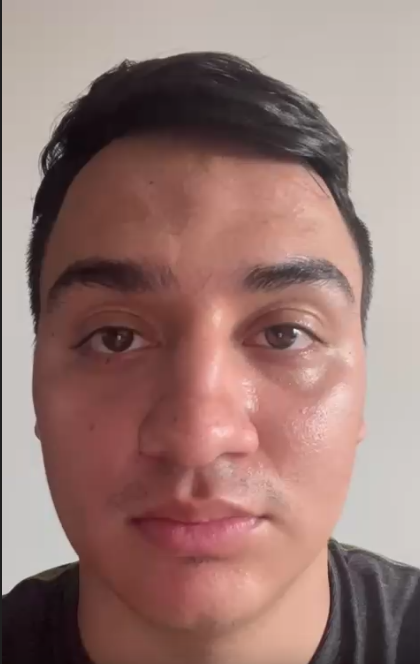
#> input picture benchmarks/roi/res10/face.png, 420 x 664 px
$ python -i roi.py   (imports and definitions only)
#> lines starting #> are read from the running program, lines starting #| are printed output that depends on the picture; after the words box and inside, x2 and y2 are one past the last pixel; in counts of white or black regions, pixels touching at a corner belong together
#> further down, picture is the input picture: shape (664, 420, 3); mean B, G, R 115.3, 120.7, 151.8
import cv2
import numpy as numpy

face_cascade = cv2.CascadeClassifier("/usr/local/share/opencv4/haarcascades/haarcascade_frontalface_default.xml")

def detect_roi(frame):
  gray = cv2.cvtColor(frame, cv2.COLOR_BGR2GRAY)
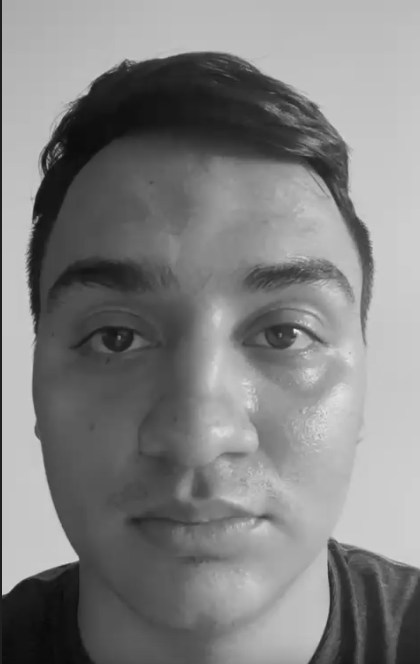
#> gray: shape (664, 420); min 9, max 239, mean 129.4
  faces = face_cascade.detectMultiScale(gray, scaleFactor=1.1, minNeighbors=5)
#> faces = [[30, 218, 158, 158], [7, 178, 385, 385]]
  frame_roi = None
  if len(faces) > 0:
    (x, y, w, h) = faces[0]
#> x = 30; y = 218; w = 158; h = 158
    frame_roi = frame[y: y+h, x: x+w]
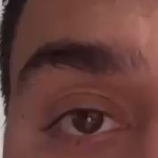
#> frame_roi: shape (158, 158, 3); mean B, G, R 57.7, 62.5, 102
    frame_roi = cv2.resize(frame_roi, (320, 320))
#> frame_roi: shape (320, 320, 3)
    cv2.rectangle(frame, (x, y), (x+w, y+h), (255, 0, 0), 2)
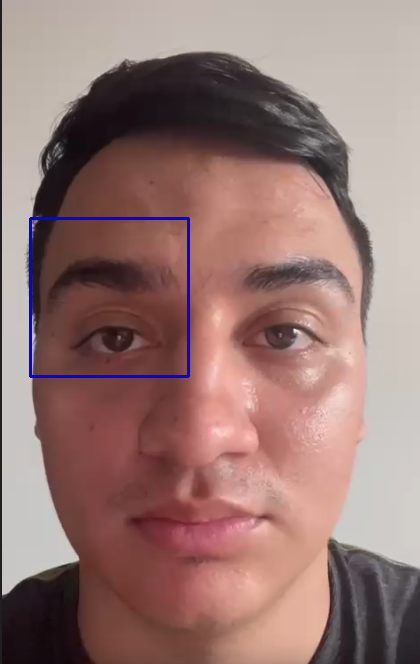
#> frame: shape (664, 420, 3); 0.68% of pixels changed, all inside (x1, y1, x2, y2) = (29, 217, 190, 378)
  return frame_roi

>>> import cv2
>>> picture = cv2.imread('../benchmarks/roi/res10/face.png')
>>> result = detect_roi(picture)
